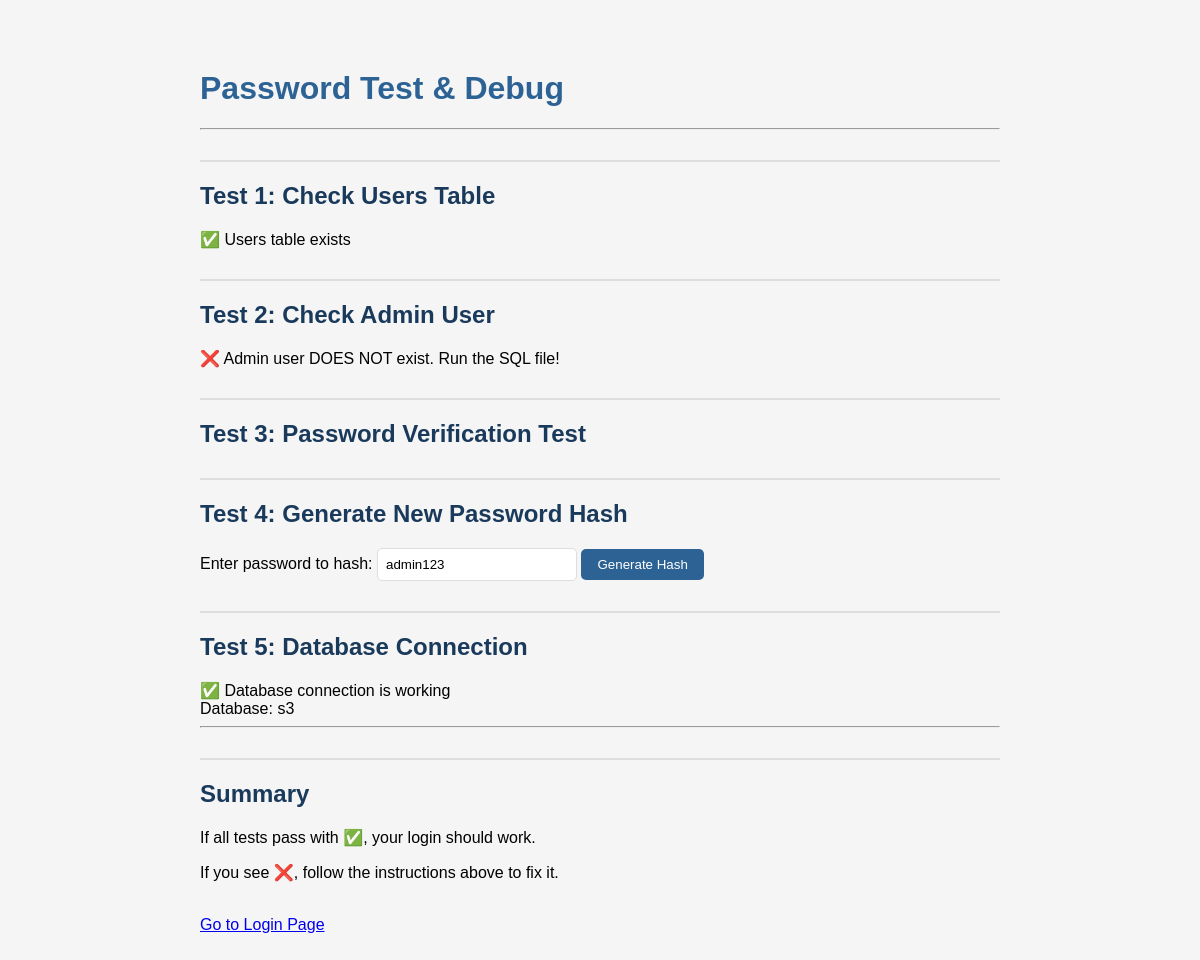
The page /payroll_finaltest/test_password.php on the database as committed earlier.
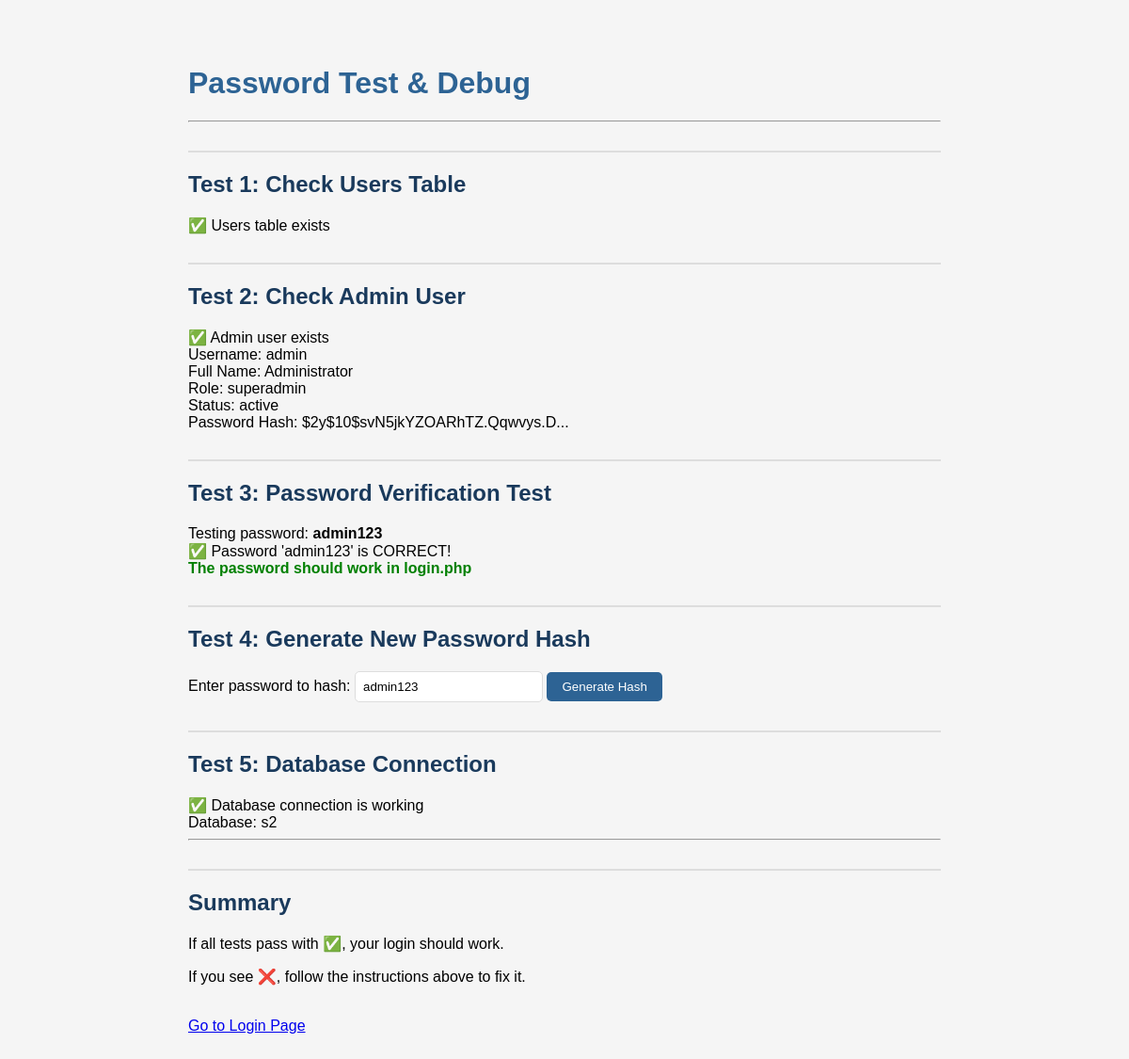
The same page on the database as committed later.
### tables this page shows
CREATE TABLE `users` (
  `id` int(11) NOT NULL,
  `username` varchar(50) NOT NULL,
  `password` varchar(255) NOT NULL,
  `full_name` varchar(100) NOT NULL,
  `email` varchar(100) DEFAULT NULL,
  `role` varchar(20) DEFAULT 'superadmin',
  `status` enum('active','inactive') DEFAULT 'active',
  `last_login` datetime DEFAULT NULL,
  `created_at` timestamp NOT NULL DEFAULT current_timestamp(),
  `updated_at` timestamp NOT NULL DEFAULT current_timestamp() ON UPDATE current_timestamp()
);

### payroll_finaltest/test_password.php (the view, shortened to what this page needs)
<?php
require_once 'includes/config.php';
echo "<h1>Password Test & Debug</h1>";
echo "<hr>";
echo "<h2>Test 1: Check Users Table</h2>";
$result = $conn->query("SHOW TABLES LIKE 'users'");
if ($result->num_rows > 0) {
    echo "✅ Users table exists<br>";
} else {
    echo "❌ Users table DOES NOT exist. Run the SQL file!<br>";
}
echo "<h2>Test 2: Check Admin User</h2>";
$result = $conn->query("SELECT * FROM users WHERE username = 'admin'");
if ($result->num_rows > 0) {
    $user = $result->fetch_assoc();
    echo "✅ Admin user exists<br>";
    echo "Username: " . $user['username'] . "<br>";
    echo "Full Name: " . $user['full_name'] . "<br>";
    echo "Role: " . $user['role'] . "<br>";
    echo "Status: " . $user['status'] . "<br>";
    echo "Password Hash: " . substr($user['password'], 0, 30) . "...<br>";
} else {
    echo "❌ Admin user DOES NOT exist. Run the SQL file!<br>";
}
echo "<h2>Test 3: Password Verification Test</h2>";
$test_password = 'admin123';
$result = $conn->query("SELECT password FROM users WHERE username = 'admin'");
if ($result->num_rows > 0) {
    $user = $result->fetch_assoc();
    $stored_hash = $user['password'];
    echo "Testing password: <strong>$test_password</strong><br>";
    if (password_verify($test_password, $stored_hash)) {
        echo "✅ Password 'admin123' is CORRECT!<br>";
        echo "<strong style='color: green;'>The password should work in login.php</strong><br>";
    }
}
echo "<h2>Test 4: Generate New Password Hash</h2>";
echo "<form method='POST'>";
echo "Enter password to hash: <input type='text' name='new_password' value='admin123'>";
echo " <button type='submit'>Generate Hash</button>";
echo "</form>";
echo "<h2>Test 5: Database Connection</h2>";
if ($conn->ping()) {
    echo "✅ Database connection is working<br>";
    echo "Database: " . $conn->query("SELECT DATABASE()")->fetch_row()[0] . "<br>";
} else {
    echo "❌ Database connection failed<br>";
}
echo "<hr>";
echo "<h2>Summary</h2>";
echo "<p>If all tests pass with ✅, your login should work.</p>";
echo "<p>If you see ❌, follow the instructions above to fix it.</p>";
echo "<a href='login.php'>Go to Login Page</a>";
?>

### payroll_finaltest/test_password.php (style rules this page uses)
h1 { color: #2d6394; }
h2 { color: #1a3a5c; margin-top: 30px; padding-top: 20px; border-top: 2px solid #ddd; }
button { background: #2d6394; color: white; border: none; padding: 8px 16px; border-radius: 5px; cursor: pointer; }
input[type="text"] { padding: 8px; border: 1px solid #ddd; border-radius: 5px; width: 200px; }

Rows that differ between the two databases and show on the page:
added users: username "admin", full_name "Administrator", role "superadmin", status "active", password "$2y$10$svN5jkYZOARhTZ.Qqwvys.D"
Other text that changed with them:
$test_password: (not shown) → "admin123"
$conn->query("SELECT DATABASE()")->fetch_row()[0]: "s3" → "s2"
text no longer shown: "❌ Admin user DOES NOT exist. Run the SQL file!"
text now shown: "✅ Admin user exists Username: Full Name: Role: Status: Password Hash: ... Testing password: ✅ Password 'admin123' is CORRECT! The password should work in login.php"
